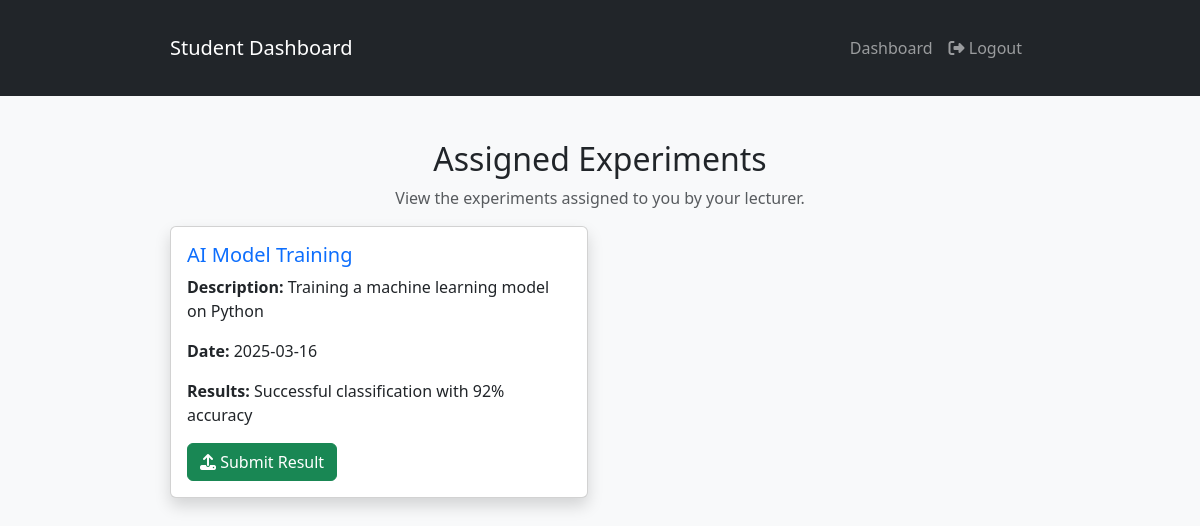
The app's page /Student/view_experiments.php (signed in) with its own data.
### tables this page shows
CREATE TABLE experiments (
    experiment_id INT AUTO_INCREMENT PRIMARY KEY,
    user_id INT NOT NULL,
    lab_id INT NOT NULL,
    experiment_title VARCHAR(255) NOT NULL,
    description TEXT NOT NULL,
    experiment_date DATE NOT NULL,
    results TEXT,
    FOREIGN KEY (user_id) REFERENCES users(user_id) ON DELETE CASCADE,
    FOREIGN KEY (lab_id) REFERENCES laboratories(lab_id) ON DELETE CASCADE
);

### Student/view_experiments.php (the view, shortened to what this page needs)
<?php
include '../db_connect.php';
$user_id = $_SESSION['user_id'];
$stmt = $conn->prepare("
    SELECT experiment_id, experiment_title, description, experiment_date, results
    FROM experiments
    WHERE user_id = ?
    ORDER BY experiment_date ASC
");
$stmt->bind_param("i", $user_id);
$stmt->execute();
$result = $stmt->get_result();
?>
<!DOCTYPE html>
<html lang="en">
<head>
    <link href="https://cdn.jsdelivr.net/npm/bootstrap@5.3.0/dist/css/bootstrap.min.css" rel="stylesheet">
    <link rel="stylesheet" href="https://cdnjs.cloudflare.com/ajax/libs/font-awesome/6.4.2/css/all.min.css">
</head>
<body>
<nav class="navbar navbar-expand-lg navbar-dark bg-dark">
    <div class="container">
        <a class="navbar-brand" href="#">Student Dashboard</a>
        <div class="collapse navbar-collapse" id="navbarNav">
            <ul class="navbar-nav ms-auto">
                <li class="nav-item"><a class="nav-link" href="student_dashboard.php">Dashboard</a></li>
                <li class="nav-item"><a class="nav-link" href="../logout.php"><i class="fas fa-sign-out-alt"></i> Logout</a></li>
            </ul>
        </div>
    </div>
</nav>
<div class="container mt-4">
    <h2 class="text-center">Assigned Experiments</h2>
    <p class="text-center text-muted">View the experiments assigned to you by your lecturer.</p>
    <?php if ($result->num_rows > 0): ?>
        <div class="row g-4">
            <?php while ($row = $result->fetch_assoc()): ?>
                <div class="col-md-6">
                    <div class="card shadow">
                        <div class="card-body">
                            <h5 class="card-title text-primary"><?= htmlspecialchars($row['experiment_title']); ?></h5>
                            <p class="card-text"><strong>Description:</strong> <?= nl2br(htmlspecialchars($row['description'])); ?></p>
                            <p><strong>Date:</strong> <?= htmlspecialchars($row['experiment_date']); ?></p>
                            <p><strong>Results:</strong> <?= $row['results'] ? nl2br(htmlspecialchars($row['results'])) : "<span class='text-danger'>Not submitted</span>"; ?></p>
                            <a href="submit_experiment.php?experiment_id=<?= $row['experiment_id']; ?>" class="btn btn-success"><i class="fas fa-upload"></i> Submit Result</a>
                        </div>
                    </div>
                </div>
            <?php endwhile; ?>
        </div>
    <?php else: ?>
        <p class="text-center text-danger mt-4">No experiments assigned yet.</p>
    <?php endif; ?>
</div>
</body>
</html>

### Student/view_experiments.php (style rules this page uses)
body { background-color: #f8f9fa; }
.container { max-width: 900px; margin: auto; padding: 20px; }
.card { transition: transform 0.2s; }

### records on screen
experiments: experiment_title "AI Model Training", description "Training a machine learning model on Python", experiment_date "2025-03-16", results "Successful classification with 92% accuracy"
